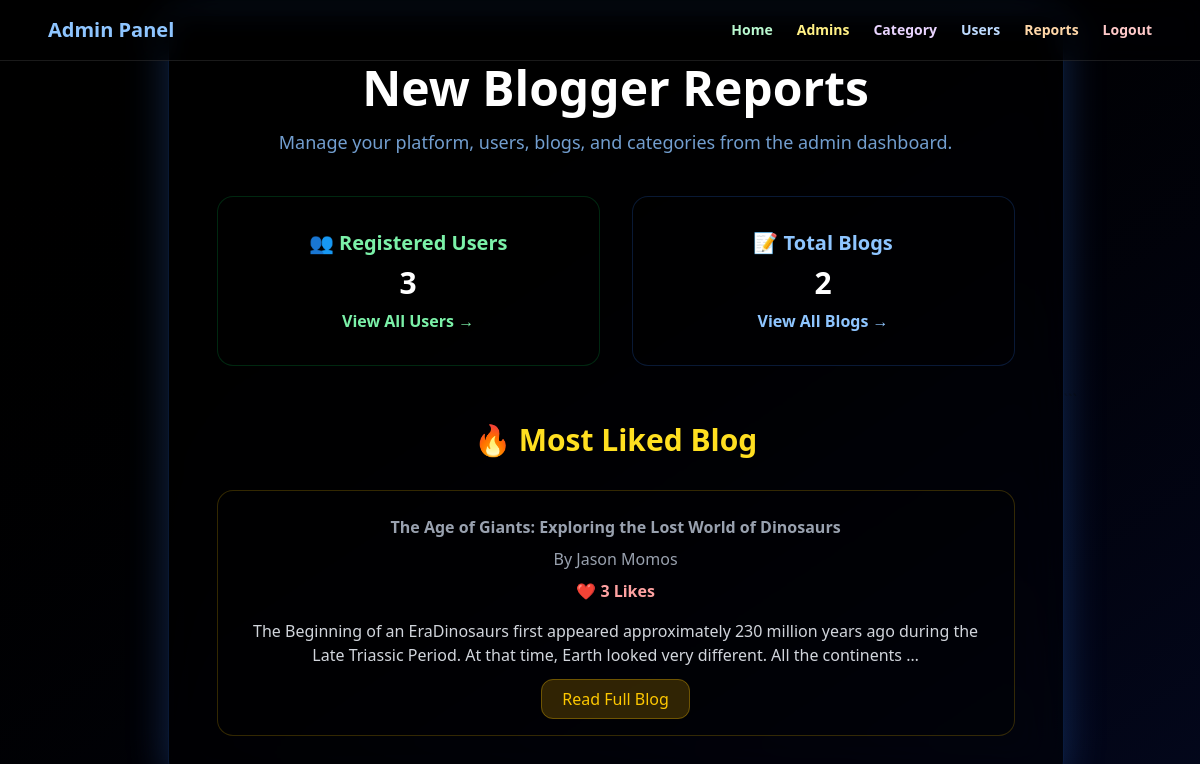
The app's page /administrator/HomePage/ (signed in) with its own data.
### Users/models.py (models this page shows)
class tbl_blog(models.Model):
    blog_title = models.CharField(max_length=100)
    blog_content = models.TextField()
    blog_image = models.ImageField(upload_to="blog_images/", null=True, blank=True)
    user = models.ForeignKey(tbl_user, on_delete=models.CASCADE)
    category = models.ForeignKey(tbl_category,on_delete=models.CASCADE,null=True,blank=True)
    blog_date = models.DateField(auto_now_add=True,null=True,blank=True)
    blog_views = models.IntegerField(default=0)

### Guest/models.py (models this page shows)
class tbl_user(models.Model):
    user_name = models.CharField(max_length=50)
    user_email = models.CharField(max_length=50)
    user_password = models.CharField(max_length=50)
    user_photo = models.ImageField(upload_to="user_images/", blank=True, null=True)
    user_place = models.CharField(max_length=200)
    user_contact = models.CharField(max_length=10)
    user_gender = models.CharField(max_length=10)
    user_dateofbirth = models.CharField(max_length=10)
    joined_date = models.DateTimeField(auto_now_add=True,blank=True, null=True)

### Administrator/views.py (the view)
    def wrapper(request, *args, **kwargs):
        if "uid" not in request.session:
            return redirect("/guest/Login/")
        response = view_func(request, *args, **kwargs)
        add_never_cache_headers(response)
        return response

### Administrator/views.py (called while the page is built)
def admin_login_required(view_func):
    def wrapper(request, *args, **kwargs):
        if "uid" not in request.session:
            return redirect("/guest/Login/")
        response = view_func(request, *args, **kwargs)
        add_never_cache_headers(response)
        return response
    return wrapper

@admin_login_required
def HomePage(request):
    total_users = tbl_user.objects.count()
    total_blogs = tbl_blog.objects.count()
    top_blogs = (tbl_blog.objects.annotate(total_likes=Count("tbl_blog_like")).order_by("-total_likes"))
    highest = top_blogs.first()
    if highest:
        top_blogs = top_blogs.filter(total_likes=highest.total_likes)
    else:
        top_blogs = []
    return render(
        request,
        "Administrator/HomePage.html",
        {
            "total_users": total_users,
            "total_blogs": total_blogs,
            "top_blogs": top_blogs,
        },
    )

### Administrator/templates/Administrator/HomePage.html (shortened to what this page needs)
<!DOCTYPE HTML>
<html>
<head>
    {% load static %}
    <link rel="stylesheet" href="{% static 'css/output.css' %}">
    <script src="https://cdn.jsdelivr.net/npm/@tailwindcss/browser@4"></script>
</head>
<body class="min-h-screen flex items-center justify-center bg-gradient-to-br from-black via-blue-950 to-red-950">
<nav class="w-full fixed top-0 left-0 z-50 bg-black/40 backdrop-blur-md border-b border-white/10">
    <div class="max-w-6xl mx-auto flex justify-between items-center px-6 py-4">
        <div class="font-bold text-xl text-blue-300">
            Admin Panel
        </div>
        <div class="hidden md:flex gap-6 text-sm font-semibold">
            <a href="{% url 'homepage' %}" class="text-green-200 hover:text-green-400 transition">Home</a>
            <a href="{% url 'adminregistration' %}" class="text-yellow-200 hover:text-yellow-400 transition">Admins</a>
            <a href="{% url 'Category' %}" class="text-purple-200 hover:text-purple-400 transition">Category</a>
            <a href="{% url 'user_verification' %}" class="text-blue-200 hover:text-blue-400 transition">Users</a>
            <a href="{% url 'Reports' %}" class="text-orange-200 hover:text-orange-400 transition">Reports</a>
            <a href="{% url 'admin_logout' %}" class="text-red-200 hover:text-red-400 font-bold transition">
                Logout
            </a>
        </div>
    </div>
</nav>
<div class="w-full max-w-4xl p-12 rounded-3xl
            backdrop-blur-xl
            bg-black/40
            border border-blue-500/20
            shadow-[0_0_40px_rgba(59,130,246,0.3)]
            text-center">
    <h2 class="text-5xl font-black text-white mb-4">
        New Blogger Reports
    </h2>
    <p class="text-blue-300/80 text-lg">
        Manage your platform, users, blogs, and categories from the admin dashboard.
    </p>
    <div class="grid md:grid-cols-2 gap-8 mt-10">
    <div class="rounded-2xl p-8 bg-black/30 border border-green-500/20 text-center">
        <h3 class="text-green-300 text-xl font-bold mb-2">
            👥 Registered Users
        </h3>
        <p class="text-white text-3xl font-bold mb-2">
    {{ total_users }}
</p>
        <a href="{% url 'user_verification' %}"
           class="text-green-300 hover:text-green-400 font-semibold">
            View All Users →
        </a>
    </div>
    <div class="rounded-2xl p-8 bg-black/30 border border-blue-500/20 text-center">
        <h3 class="text-blue-300 text-xl font-bold mb-2">
            📝 Total Blogs
        </h3>
        <p class="text-white text-3xl font-bold mb-2">
            {{ total_blogs }}
        </p>
        <a href="{% url 'ViewAllBlogs' %}"
           class="text-blue-300 hover:text-blue-400 font-semibold">
            View All Blogs →
        </a>
    </div>
</div>
<div class="mt-14">
    <h2 class="text-3xl font-black text-center mb-8 text-yellow-300">
        🔥 Most Liked Blog{% if top_blogs|length > 1 %}s{% endif %}
    </h2>
    <div class="space-y-6">
        {% for blog in top_blogs %}
        <div class="rounded-2xl p-6 bg-black/30 border border-yellow-400/20">
            <h3 class="text-gray-400 mb-2 font-bold">
                {{ blog.blog_title }}
            </h3>
            <p class="text-gray-400 mb-2">
                By {{ blog.user.user_name }}
            </p>
            <p class="text-red-300 font-semibold mb-4">
                ❤️ {{ blog.total_likes }} Likes
            </p>
            <p class="text-gray-300 mb-5">
                {{ blog.blog_content|striptags|truncatechars:180 }}
            </p>
            <a href="{% url 'ViewUserBlogDetails' blog.id %}"
               class="text-yellow-400 px-5 py-2 rounded-xl bg-yellow-500/20 border border-yellow-400/30 hover:bg-yellow-500/30 transition">
                Read Full Blog
            </a>
        </div>
        {% empty %}
        <div class="text-center text-gray-400">
            No blogs have been posted yet.
        </div>
        {% endfor %}
    </div>
</div>
</div>
</body>
</html>

### Administrator/templates/Administrator/HomePage.html (style rules this page uses)
body { background-size:400% 400%; animation:gradient 12s ease infinite; }

### records on screen
tbl_blog: blog_title "The Age of Giants: Exploring the Lost World of Dinosaurs", user.user_name "Jason Momos", total_likes "3", blog_content "The Beginning of an EraDinosaurs first appeared approximately 230 million years ago during the Late Triassic Period. At that time, Earth looked very different. All the continents …"

### other values on screen
{{ total_users }} "3"
{{ total_blogs }} "2"
